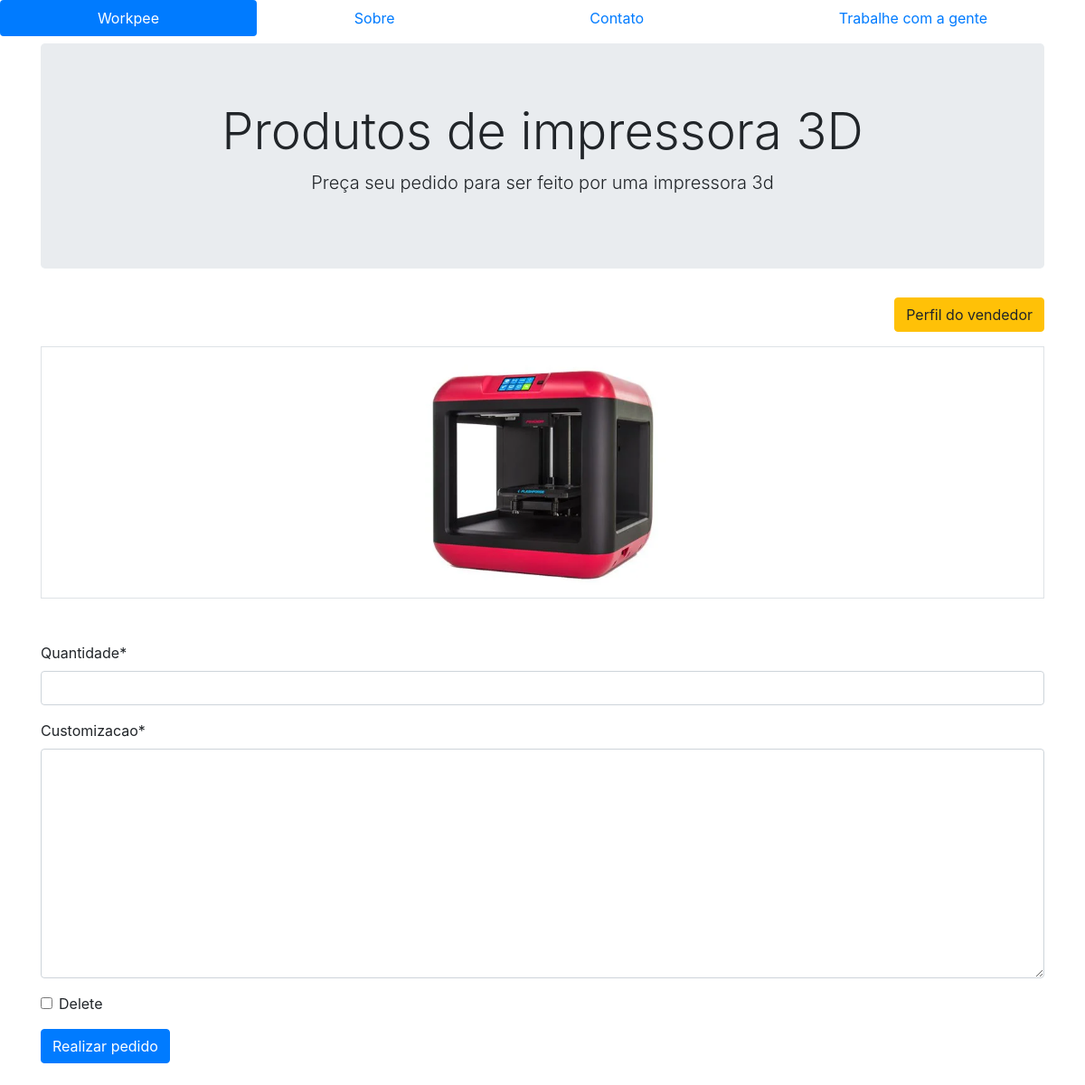
The page /produto/18 on the database its author committed.
### login/models.py (models this page shows)
class Produto(models.Model):
    nome = models.CharField(max_length=255, blank=True, null=True, default='')
    preco = models.FloatField()
    descricao = models.TextField()
    imagem = models.FileField(upload_to='produtos/')
    loja = models.ForeignKey(Loja, on_delete=models.SET_NULL, null=True)
    def __str__(self):
        return self.nome

### login/views.py (the view)
# urls.py: re_path('produto/(?P<id>\d+)', views.produto, name='produto'),
def produto(request, id):
    produto = Produto.objects.get(id=id)
    form = PedidoFormSet()
    user = request.user
    if request.method == "POST":
        form = PedidoFormSet(request.POST, instance=produto)
        if form.is_valid():
            form.save()
    return render(request, 'workpee/produto.html', {'produto': produto, "form": form, "user": user})

### templates/workpee/produto.html (shortened to what this page needs)
{% extends 'base.html' %}
{% load static %}
{% load crispy_forms_tags %}
{% block content %}
<div class="container mt-2">
    <div class="text-center">
        <div class="jumbotron">
            <h1 class="display-4">{{produto}}</h1>
            <p class="lead">{{produto.descricao}}</p>
        </div>
        <div class="text-right">
            <a href="{% url 'acc:perfil' user.id %}" class="btn btn-warning">Perfil do vendedor</a>
        </div>
        <div class="border mt-3 mb-5">
            <img src="/media/{{ produto.imagem }}" alt="{{ produto.nome }}" class="w-25">
        </div>
    </div>
    <form action="" method="post">
        {{form|crispy}}
        <button type="submit" class="btn btn-primary mb-2">Realizar pedido</button>
    </form>
</div>
{% endblock content %}

### rows shown on the page
Produto: nome "Produtos de impressora 3D", descricao "Preça seu pedido para ser feito por uma impressora 3d", imagem (picture)
